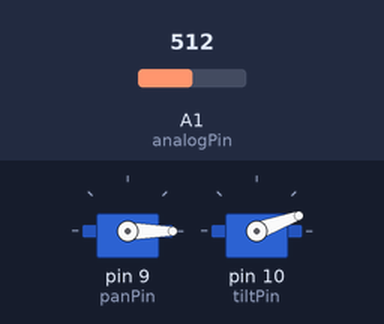
A sketch run on a simulated Arduino Uno, built with avr-gcc and run on an emulated ATmega328P. Parts: 2 × servo. The test bench sets the inputs (shaded band); at power-on: A1 (analogPin) = 512. What the sketch prints to the serial monitor is not drawn.

Above: at 0.1 s.
At 18.2 s:
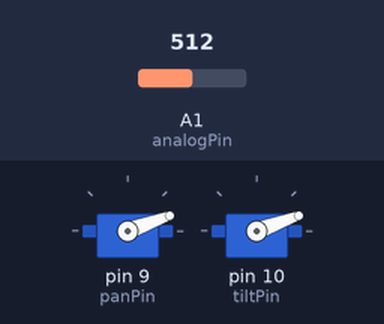
At 37.3 s:
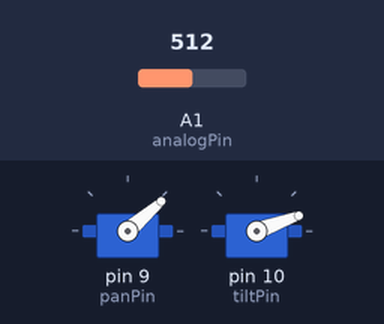
Timing chart, 0 to 38.8 s (numbered marks = the images above):
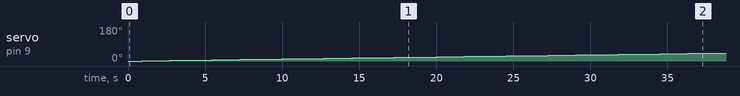

Measured:
- by itself, servo on pin 9 (panPin): moves from 0° to 41° over 36.3 s

The sketch:

pan_tilt_scan.ino
```cpp
#include <Servo.h>
#include <stdio.h>
#include <stdlib.h>
int samples[] = {0,0,0};
int analogPin = A1;
int value = 0;
int pan_min = 0;
int pan_max = 40;
int tilt_min = 20;
int tilt_max = 20;
int pan;
int tilt;
int tbs = 250;

int panPin = 9;
int tiltPin = 10;
Servo pan_servo;
Servo tilt_servo;
double temp[20] = {};
float avg = 0;
void setup() {
  // put your setup code here, to run once:
  Serial.begin(9600);

  pinMode(analogPin, INPUT);
  pan_servo.attach(panPin);
  tilt_servo.attach(tiltPin);

}

void loop() {
  pan_servo.write(pan_min);
  tilt_servo.write(tilt_min);
  for (pan = pan_min; pan <= pan_max; pan +=1) {
    pan_servo.write(pan);
    delay(tbs);
    for (tilt = tilt_min; tilt <= tilt_max; tilt +=1) {
      tilt_servo.write(tilt);
      delay(tbs);
      scan(pan, tilt);
    }
    pan+= 1;
    pan_servo.write(pan);
    delay(tbs);
    for (tilt = tilt_max; tilt >= tilt_min; tilt -= 1) {
      tilt_servo.write(tilt);
      delay(tbs);
      scan(pan, tilt);
    }
  }
  delay(1000);
  Serial.println();
  Serial.println("DONE");
  delay(6000);
}

int compfunc (const void * a, const void * b) {
  return ( *(int*) a - *(int*) b );
}

void scan(int p, int t) {
  avg = 0;
  // put your main code here, to run repeatedly:
  for(int i = 0; i <20; i++){
    temp[i] = analogRead(analogPin);
    delay(20);
    }
  qsort(temp, 20, sizeof(int), compfunc);
  for(int i = 0; i < 10; i++) {
    avg += temp[i+5];
  }
  avg = avg / 10;
  Serial.print(p);
  Serial.print(",");
  Serial.print(t);
  Serial.print(",");
  Serial.print(avg);
  Serial.print("L");
  delay(5);
}
```
